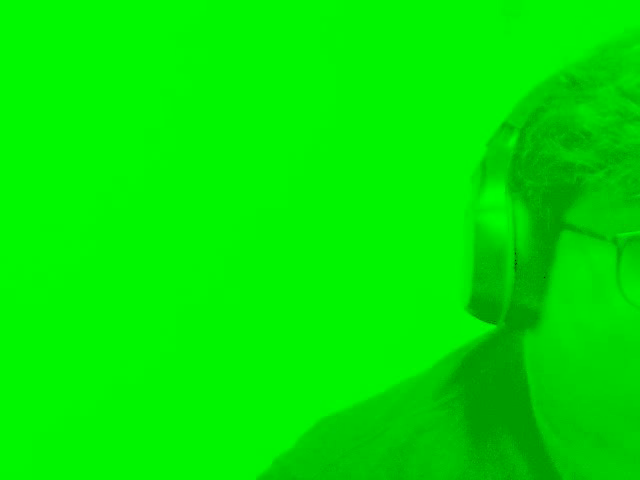
#> input picture frame 2 of Project/The video of project/Night_Vision.avi, 640 x 480 px, given in place of the camera
$ python 'Three  camera modes based on OPENCV.py'
#> lines starting #> are read from the running program, lines starting #| are printed output that depends on the picture; after the words box and inside, x2 and y2 are one past the last pixel; in counts of white or black regions, pixels touching at a corner belong together
#> further down, frame is the input picture: shape (480, 640, 3); mean B, G, R 0.1, 231.9, 0.1
#このプロジェクトはチュートリアルのStack関数をベースに参照して、暗視model、熱画像処理model、,色の簡略化model（cartoon model）(簡単版)を作成します。(モデル3ダイナミックキャプチャmodelは
# チャンスがあれば頑張ります)。


#まずは基本の先行コマンド
import cv2
import numpy as np


###########モデル（１）暗視model############
#まずはGama関数を設定する。
def adjust_gamma(image, gamma=1.5):
#> called with gamma = 2
    invGamma = 1.0 / gamma
    ########0~255の間のピクセル値のガンマ調整####ガンマ調整関数は ((i/255.0) ** 1.5 * 255)の例に参照します。
    table = np.array([(i / 255.0) ** invGamma * 255 for i in np.arange(0, 256)]).astype("uint8")
    return cv2.LUT(image, table)


#緑の暗視効果
def night_vision_effect(image, gamma=3.5):
#> called with gamma = 3.5
    corrected = adjust_gamma(image, gamma)
#> call 2 of adjust_gamma, with gamma = 3.5
#> in adjust_gamma (call 2), `return cv2.LUT(image, table)`:
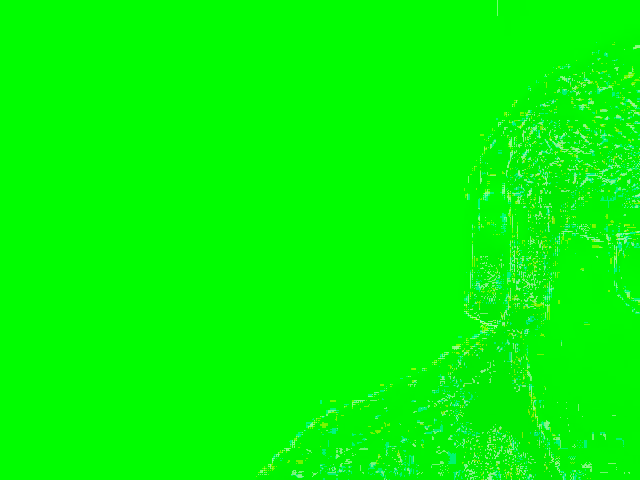
#> returned value: shape (480, 640, 3); mean of channels 0, 1, 2 4.1, 250.6, 3.5; drawn as B, G, R
    green_channel = corrected.copy()
    green_channel[:, :, 0] = 0
    green_channel[:, :, 2] = 0
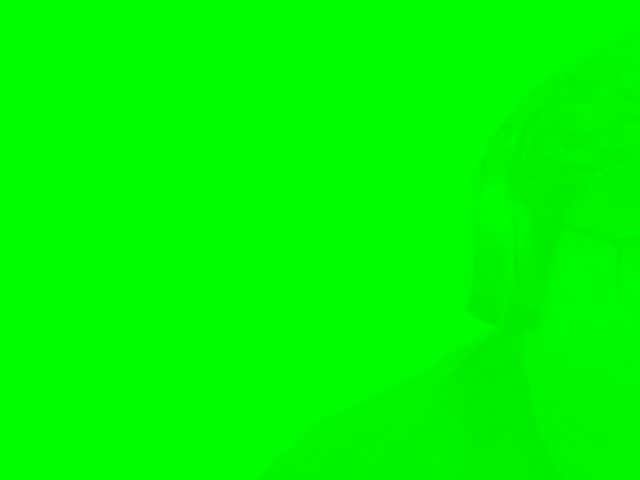
#> green_channel: shape (480, 640, 3); mean B, G, R 0, 250.6, 0

    return green_channel


#######モデル２熱画像処理model########
def thermal_vision_effect(image):
    gray = cv2.cvtColor(image, cv2.COLOR_BGR2GRAY)
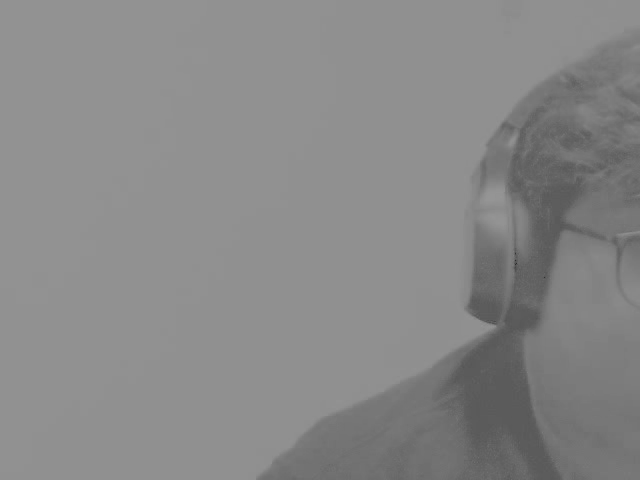
#> gray: shape (480, 640); min 42, max 149, mean 136.2
    thermal = cv2.applyColorMap(gray, cv2.COLORMAP_JET)
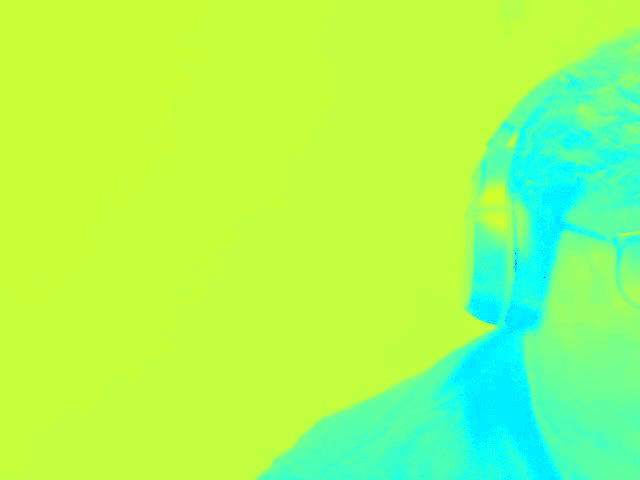
#> thermal: shape (480, 640, 3); mean B, G, R 92.8, 254.5, 163.2
    return thermal


# [25 lines of commented-out code are left out]
def cartoon_effect(image):
    #元の色の詳細を保持する
    color = cv2.edgePreservingFilter(image, flags=2, sigma_s=100, sigma_r=0.3)
    #エッジの抽出
    gray = cv2.cvtColor(image, cv2.COLOR_BGR2GRAY)
    edges = cv2.adaptiveThreshold(gray, 255, cv2.ADAPTIVE_THRESH_MEAN_C,
                                  cv2.THRESH_BINARY, 9, 12)
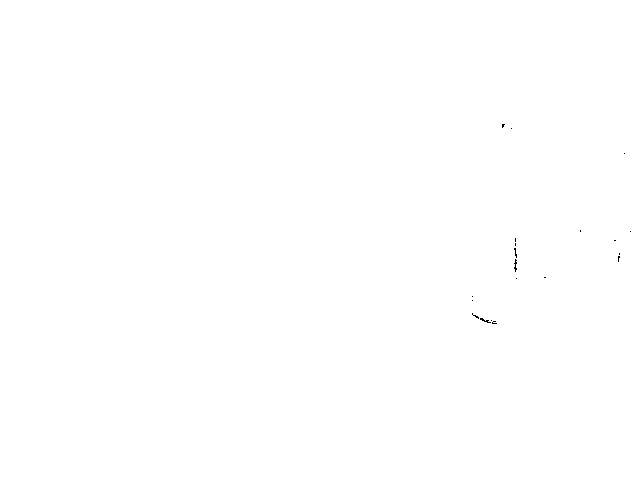
#> edges: shape (480, 640); 100% white; black in thin lines or dots, all inside (x1, y1, x2, y2) = (472, 124, 631, 324)
    #色の強調、アニメスタイルの模倣
    stylized = cv2.stylization(color, sigma_s=150, sigma_r=0.25)
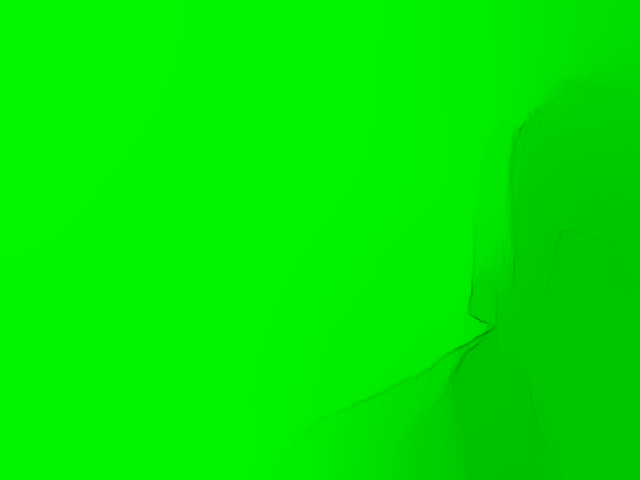
#> stylized: shape (480, 640, 3); mean B, G, R 0, 232.9, 0
    #最終的なアニメーション効果を合成する
    edges = cv2.cvtColor(edges, cv2.COLOR_GRAY2BGR)
    cartoon = cv2.bitwise_and(stylized, edges)

    return cartoon


######Stack関数の参照#####
def stackImages(scale, imgArray):
#> called with scale = 0.8
    rows = len(imgArray)
    cols = len(imgArray[0])
    rowsAvailable = isinstance(imgArray[0], list)
    width = imgArray[0][0].shape[1]
    height = imgArray[0][0].shape[0]
    if rowsAvailable:
        for x in range(0, rows):
            for y in range(0, cols):
                if imgArray[x][y].shape[:2] == imgArray[0][0].shape[:2]:
                    imgArray[x][y] = cv2.resize(imgArray[x][y], (0, 0), None, scale, scale)
                else:
                    imgArray[x][y] = cv2.resize(imgArray[x][y], (imgArray[0][0].shape[1], imgArray[0][0].shape[0]),
                                                None, scale, scale)
                if len(imgArray[x][y].shape) == 2: imgArray[x][y] = cv2.cvtColor(imgArray[x][y], cv2.COLOR_GRAY2BGR)
        imageBlank = np.zeros((height, width, 3), np.uint8)
        hor = [imageBlank] * rows
        hor_con = [imageBlank] * rows
        for x in range(0, rows):
            hor[x] = np.hstack(imgArray[x])
        ver = np.vstack(hor)
    else:
        for x in range(0, rows):
            if imgArray[x].shape[:2] == imgArray[0].shape[:2]:
                imgArray[x] = cv2.resize(imgArray[x], (0, 0), None, scale, scale)
            else:
                imgArray[x] = cv2.resize(imgArray[x], (imgArray[0].shape[1], imgArray[0].shape[0]), None, scale, scale)
            if len(imgArray[x].shape) == 2: imgArray[x] = cv2.cvtColor(imgArray[x], cv2.COLOR_GRAY2BGR)
        hor = np.hstack(imgArray)
        ver = hor
    return ver


    #カメラ
cap = cv2.VideoCapture(0)
#前のフレームを初期化します (動き検出用)
prev_gray = None
fps = int(cap.get(cv2.CAP_PROP_FPS))
if fps == 0:
    fps = 20
#エンコード形式の選択 (XVID、MJPG、MP4V)と複数の「VideoWriter」
frame_width = int(cap.get(3))
frame_height = int(cap.get(4))
fourcc = cv2.VideoWriter_fourcc(*"XVID")
#AVIファイルとして保存
out_night = cv2.VideoWriter("Night_Vision.avi", fourcc, fps, (frame_width, frame_height))
out_thermal = cv2.VideoWriter("Thermal_Vision.avi", fourcc, fps, (frame_width, frame_height))
out_cartoon = cv2.VideoWriter("Cartoon_Vision.avi", fourcc, fps, (frame_width, frame_height))

while True:
    ret, frame = cap.read()
    if not ret:
        break

    # Applied of model
    gamma_corrected = adjust_gamma(frame, gamma=2.0)
    night_vision = night_vision_effect(gamma_corrected, gamma=3.5)
    thermal_vision = thermal_vision_effect(frame)
    #motion_detected, prev_gray = motion_detection(frame, prev_gray)
    cartoon_vision = cartoon_effect(frame)

    # [12 lines of commented-out code are left out]

    Imagestack = stackImages(0.8, ([frame, night_vision],
                                   [thermal_vision, cartoon_vision]))
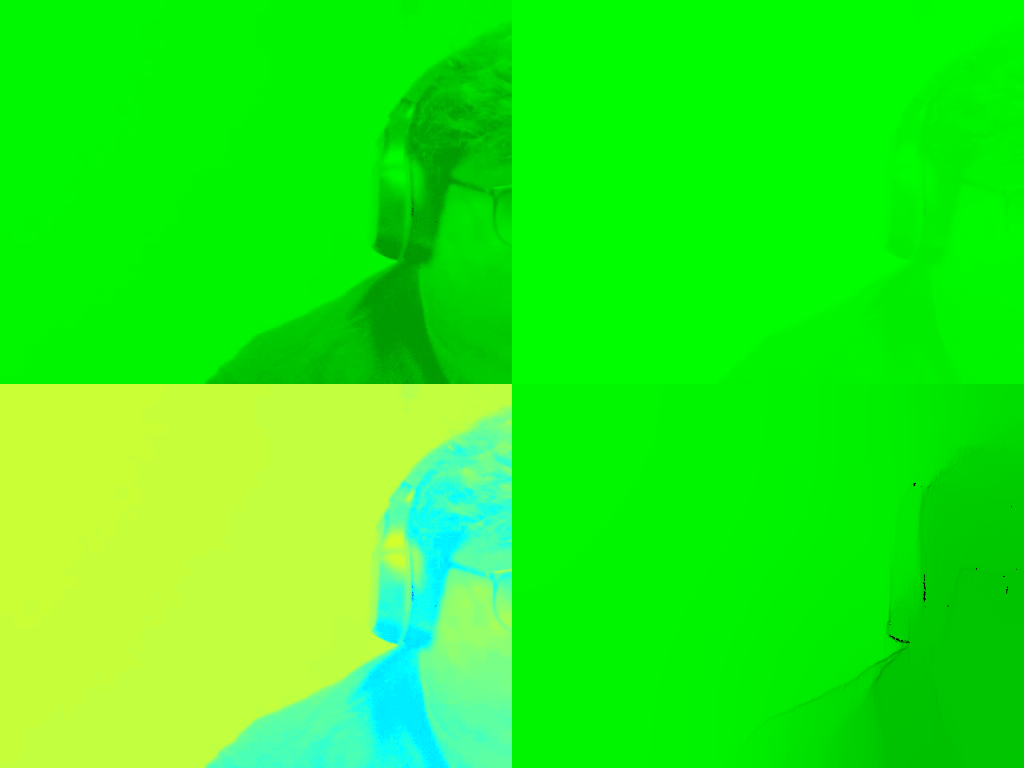
#> Imagestack: shape (768, 1024, 3); mean B, G, R 23.2, 242.4, 40.8
    cv2.imshow("The video of projiect", Imagestack)
    # ビデオファイルの書き込み
    out_night.write(night_vision)
    out_thermal.write(thermal_vision)
    out_cartoon.write(cartoon_vision)

    if cv2.waitKey(1) & 0xFF == ord('q'):
#> (key q is pressed here)
        break
out_night.release()
out_thermal.release()
out_cartoon.release()
cap.release()
cv2.destroyAllWindows()

$ run again, starting later in the video
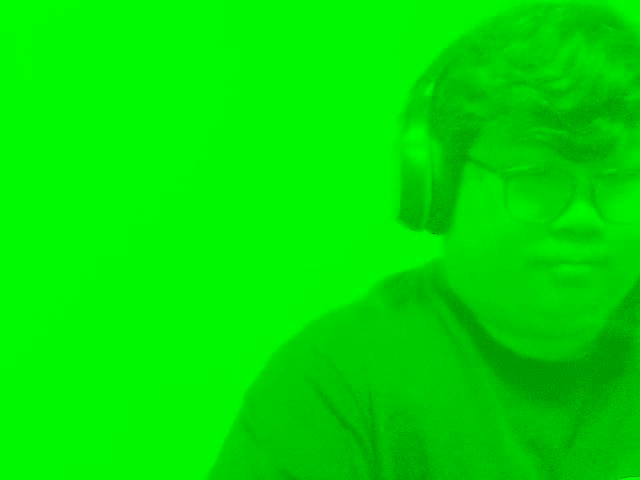
#> input picture frame 11 of Project/The video of project/Night_Vision.avi, 640 x 480 px, given in place of the camera
#> frame is the input picture: shape (480, 640, 3); mean B, G, R 0.1, 226.4, 0.1
#> in thermal_vision_effect, `thermal = cv2.applyColorMap(gray, cv2.COLORMAP_JET)`:
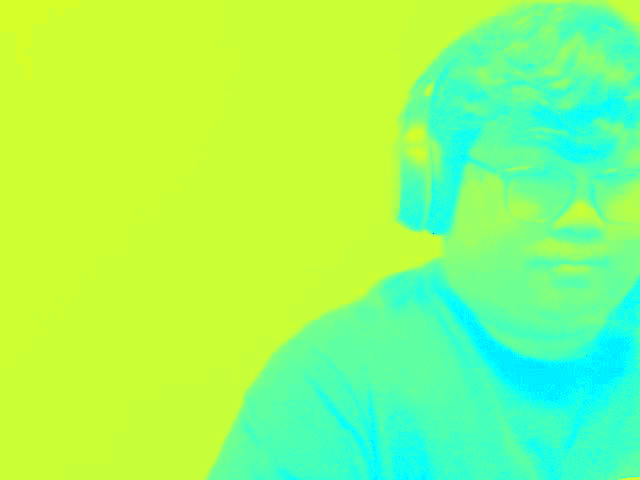
#> thermal: shape (480, 640, 3); mean B, G, R 106.1, 254.8, 149.9
#> `Imagestack = stackImages(0.8, ([frame, night_vision], [thermal_vision,..`:
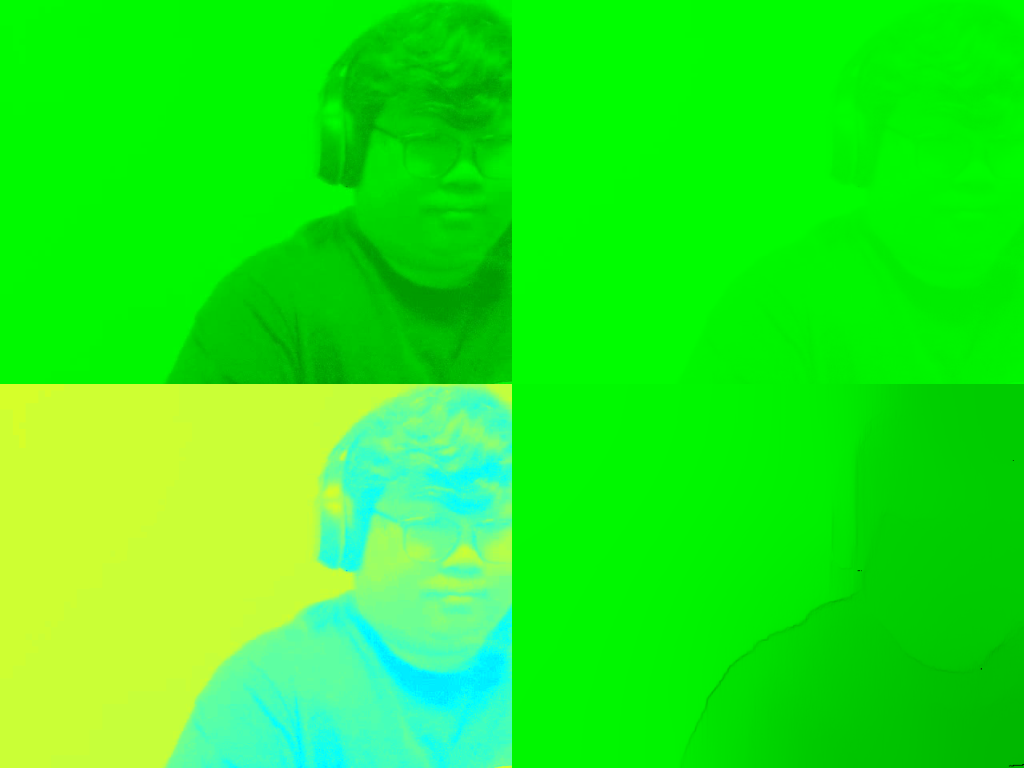
#> Imagestack: shape (768, 1024, 3); mean B, G, R 26.5, 239.5, 37.5

$ run again, starting later in the video
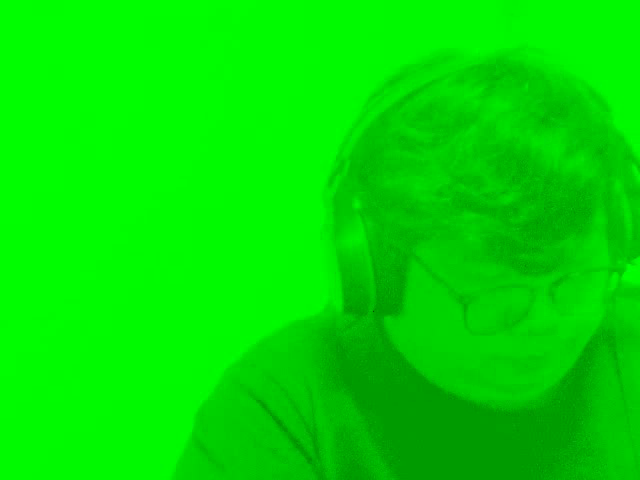
#> input picture frame 20 of Project/The video of project/Night_Vision.avi, 640 x 480 px, given in place of the camera
#> frame is the input picture: shape (480, 640, 3); mean B, G, R 0.1, 223.9, 0.1
#> in thermal_vision_effect, `thermal = cv2.applyColorMap(gray, cv2.COLORMAP_JET)`:
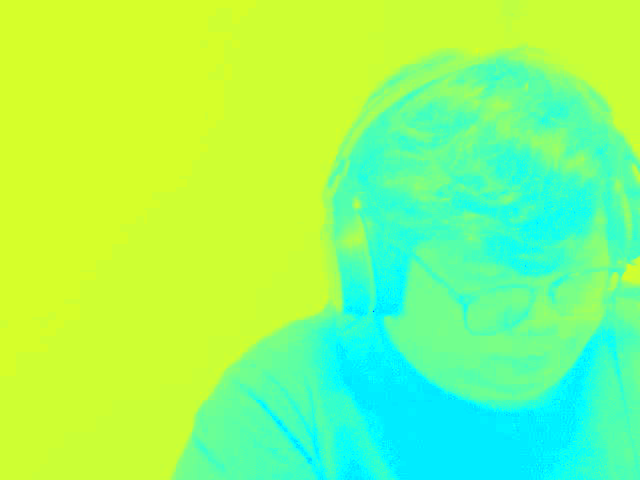
#> thermal: shape (480, 640, 3); mean B, G, R 111, 253.9, 145
#> `Imagestack = stackImages(0.8, ([frame, night_vision], [thermal_vision,..`:
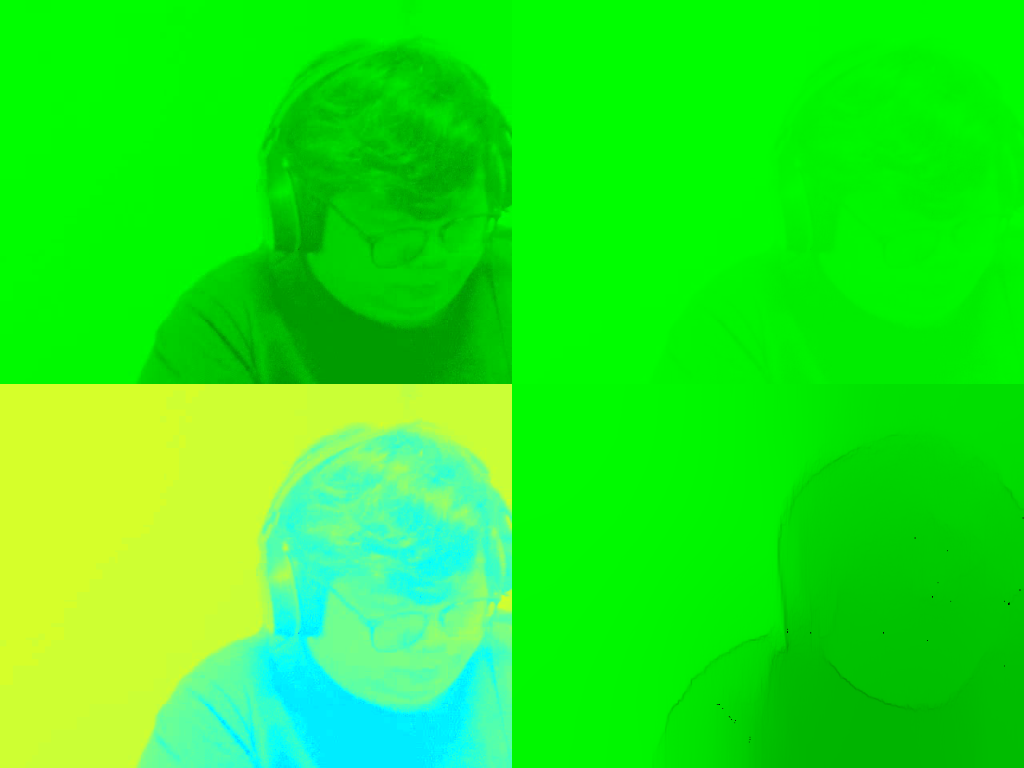
#> Imagestack: shape (768, 1024, 3); mean B, G, R 27.8, 237.7, 36.3
